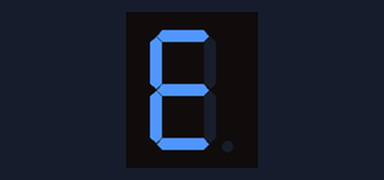
The sketch below on a simulated Arduino Uno, built with avr-gcc and run on an emulated ATmega328P. Shown: 1-digit seven-segment display. Wiring (inferred from the names in the program): 1-digit 7-segment display, segments lit when HIGH: segments pin 13, pin 12, pin 11, pin 10, pin 9, pin 8, pin 7. The segment pins are drawn as the display they are named for.

Above: at 0.35 s.
At 22.55 s:
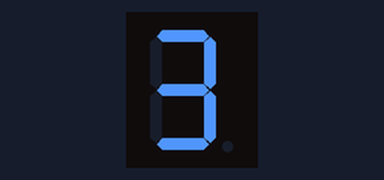
At 44.76 s:
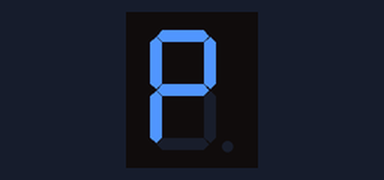
At 66.67 s:
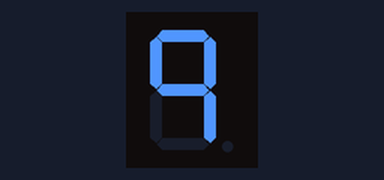
At 90.0 s:
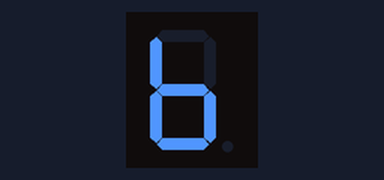

The sketch:

test_7seg.ino
```cpp
/* test 7-segment display (LTS-312AR, common anode) */

/* use a 330-ohm resistor beween LED cathode and ground.

 7 segment mapping:
     _
  F| A |B
     _
  E| G |C
     _
     D

*/

int a=13;
int b=12;
int c=11;
int d=10;
int e=9;
int f=8;
int g=7;


int j=8;

// the setup routine runs once when you press reset:
void setup() {
  // initialize the digital pin as an output.
  pinMode(a,OUTPUT);
  pinMode(b,OUTPUT);
  pinMode(c,OUTPUT);
  pinMode(d,OUTPUT);
  pinMode(e,OUTPUT);
  pinMode(f,OUTPUT);
  pinMode(g,OUTPUT);
  digitalWrite(g,HIGH);
}

// the loop routine runs over and over again forever:
// make "circling" effect (g sement not used)
void loop()
{
  for (j=8;j<13;j++)
  {
    for (int i=8;i<=13;i++)
    {
      if ((i==j) || (i==(j+1)) || ((j==13) && (i==8)))
      {
        digitalWrite(i,LOW);
      }
      else
      {
        digitalWrite(i,HIGH);
      }
    }
    delay(100);
  }
}
```
